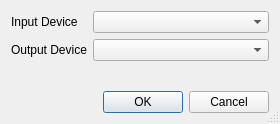
<?xml version="1.0" encoding="UTF-8"?>
<ui version="4.0">
 <class>AudioDialog</class>
 <widget class="QDialog" name="AudioDialog">
  <property name="geometry">
   <rect>
    <x>0</x>
    <y>0</y>
    <width>280</width>
    <height>124</height>
   </rect>
  </property>
  <property name="sizePolicy">
   <sizepolicy hsizetype="Fixed" vsizetype="Fixed">
    <horstretch>0</horstretch>
    <verstretch>0</verstretch>
   </sizepolicy>
  </property>
  <property name="windowTitle">
   <string>Audio Settings</string>
  </property>
  <property name="sizeGripEnabled">
   <bool>true</bool>
  </property>
  <layout class="QVBoxLayout" name="verticalLayout">
   <item>
    <layout class="QFormLayout" name="formLayout">
     <item row="0" column="0">
      <widget class="QLabel" name="label">
       <property name="text">
        <string>Input Device</string>
       </property>
      </widget>
     </item>
     <item row="0" column="1">
      <widget class="QComboBox" name="comboBox">
       <property name="sizePolicy">
        <sizepolicy hsizetype="Expanding" vsizetype="Fixed">
         <horstretch>0</horstretch>
         <verstretch>0</verstretch>
        </sizepolicy>
       </property>
      </widget>
     </item>
     <item row="1" column="0">
      <widget class="QLabel" name="label_2">
       <property name="text">
        <string>Output Device</string>
       </property>
      </widget>
     </item>
     <item row="1" column="1">
      <widget class="QComboBox" name="comboBox_2">
       <property name="sizePolicy">
        <sizepolicy hsizetype="Expanding" vsizetype="Fixed">
         <horstretch>0</horstretch>
         <verstretch>0</verstretch>
        </sizepolicy>
       </property>
      </widget>
     </item>
    </layout>
   </item>
   <item>
    <widget class="QDialogButtonBox" name="buttonBox">
     <property name="orientation">
      <enum>Qt::Horizontal</enum>
     </property>
     <property name="standardButtons">
      <set>QDialogButtonBox::Cancel|QDialogButtonBox::Ok</set>
     </property>
    </widget>
   </item>
  </layout>
 </widget>
 <resources/>
 <connections>
  <connection>
   <sender>buttonBox</sender>
   <signal>accepted()</signal>
   <receiver>AudioDialog</receiver>
   <slot>accept()</slot>
   <hints>
    <hint type="sourcelabel">
     <x>248</x>
     <y>254</y>
    </hint>
    <hint type="destinationlabel">
     <x>157</x>
     <y>274</y>
    </hint>
   </hints>
  </connection>
  <connection>
   <sender>buttonBox</sender>
   <signal>rejected()</signal>
   <receiver>AudioDialog</receiver>
   <slot>reject()</slot>
   <hints>
    <hint type="sourcelabel">
     <x>316</x>
     <y>260</y>
    </hint>
    <hint type="destinationlabel">
     <x>286</x>
     <y>274</y>
    </hint>
   </hints>
  </connection>
 </connections>
</ui>
